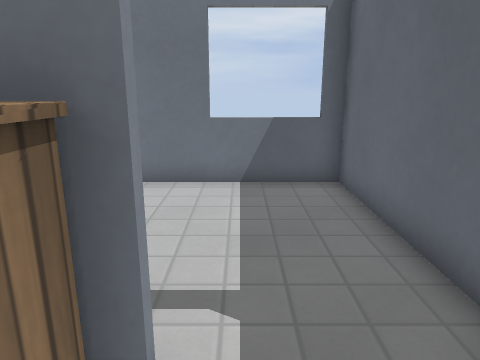
[1] (above)

20 first-person views from a walk through a 3-D level made in the Godot game engine. The camera is 1.2 m above the floor, tilts 14° down and sees 70° across. The floor is counted in squares, 0.5 m on a side. Each view is taken from the middle of a square. On the plan, view 1 faces up. The plan holds only what a view shows up to about 20 squares ahead; the rest is blank. The place goes on beyond the plan. Surface patterns are stand-ins for the level's own textures.

[2]
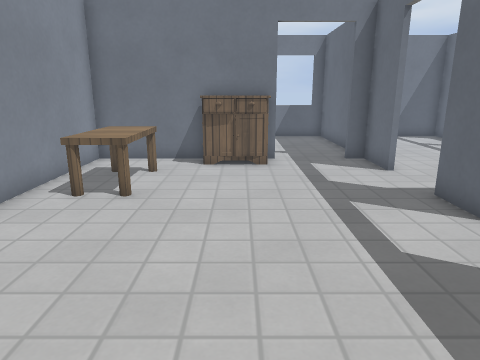

[3]
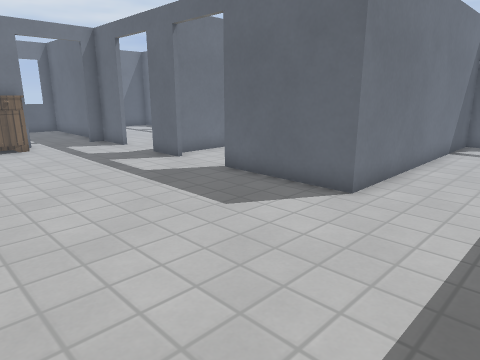

[4]
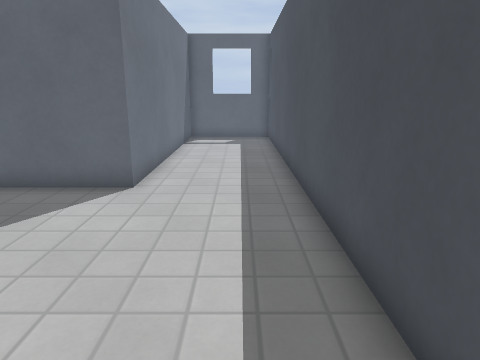

[5]
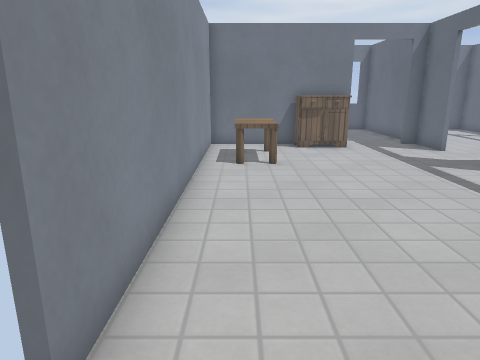

[6]
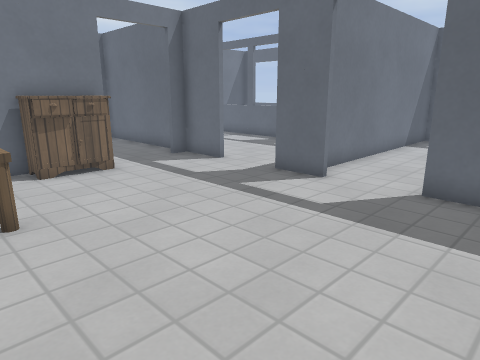

[7]
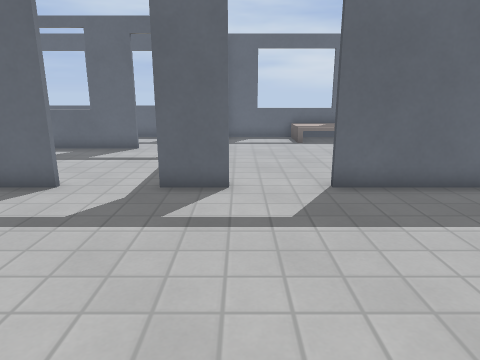

[8]
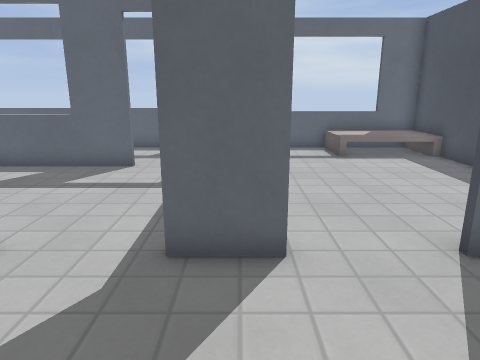

[9]
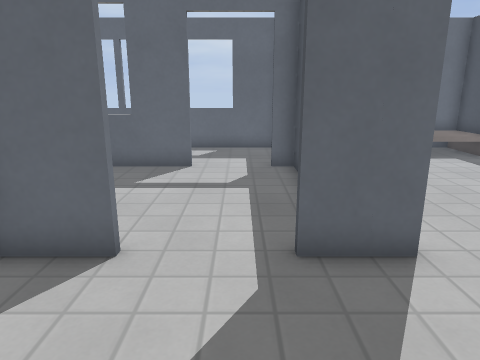

[10]
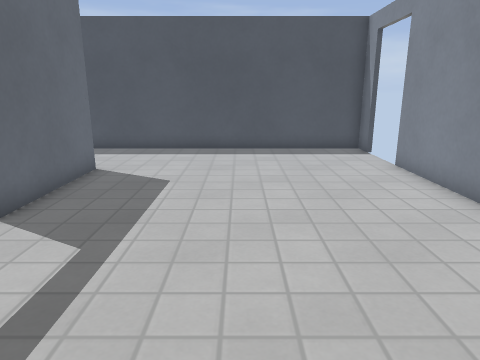

[11]
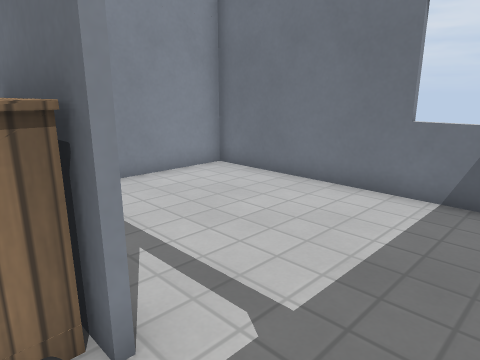

[12]
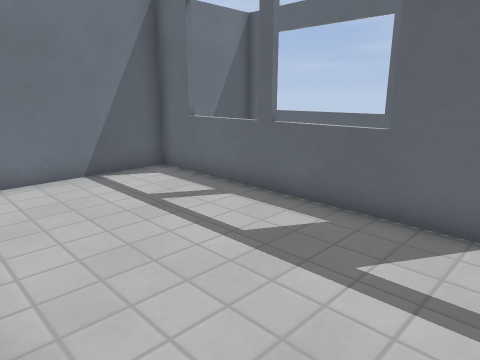

[13]
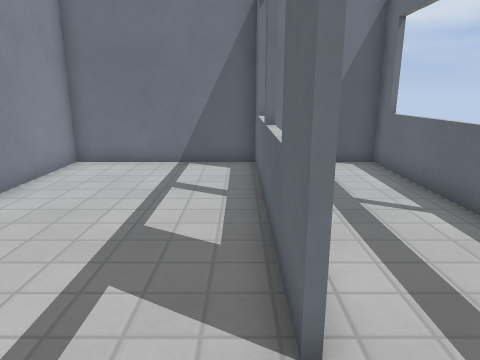

[14]
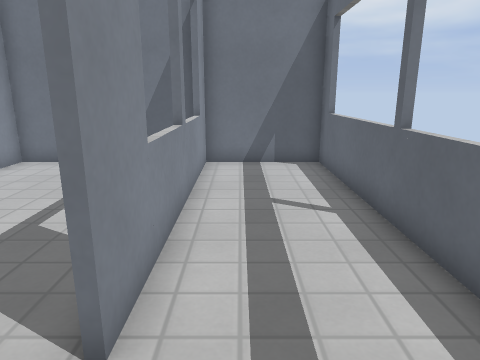

[15]
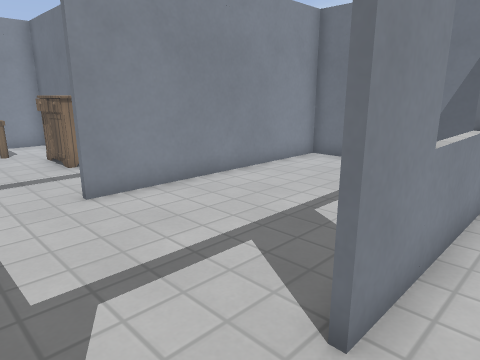

[16]
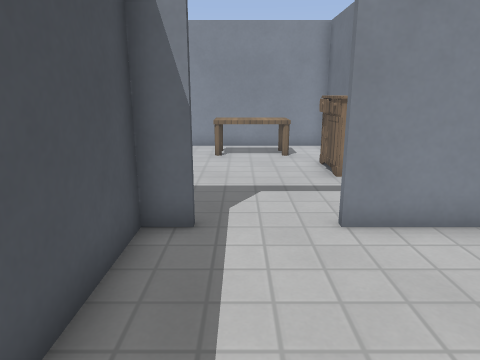

[17]
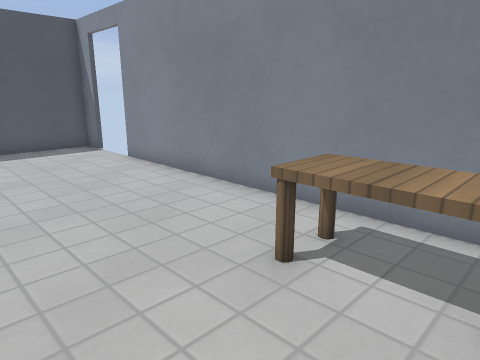

[18]
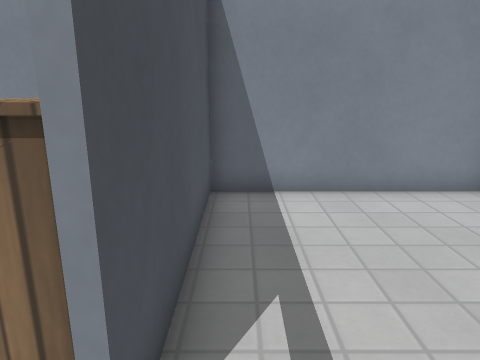

[19]
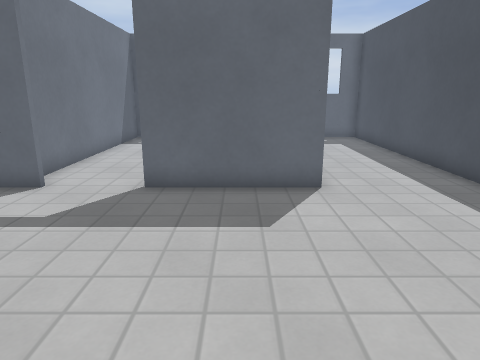

[20]
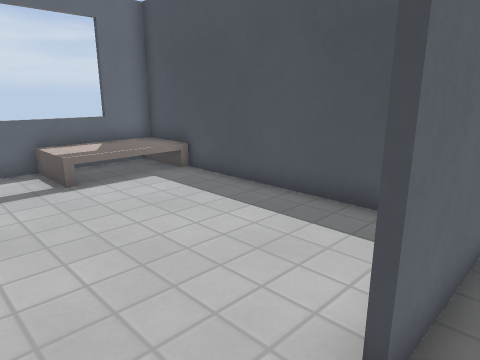

### Floor plan
Ten units are one square. View 1 is at (0, 0); x grows to the right and y downward. Boxes are objects, and circles mark ways between rooms. Rooms are numbered by the first view taken in them; rooms with no view inside come last. Other rooms are left out.
<svg viewBox="-85 -99 229 270">
<path fill="none" stroke="#000" d="M28 48 28 28M28 1 28 -21M-74 155 -74 166 139 166 139 122M-6 -21 -74 -21 -74 129M115 122 28 122 28 74M96 4 96 -94 30 -94 30 1M30 28 30 38 69 38M86 38 96 38 96 30M139 35 139 -94 98 -94 98 4M28 -32 28 -94 -74 -94 -74 -23 -6 -23M28 -21 20 -21M48 120 115 120M139 79 139 41 34 41M139 120 139 103"/>
<rect x="-65" y="-5" width="20" height="40" fill="#bbb"><title>table</title></rect>
<rect x="-35" y="-15" width="30" height="10" fill="#bbb"><title>cabinet</title></rect>
<rect x="115" y="115" width="20" height="10" fill="#bbb"><title>other object</title></rect>
<circle cx="30" cy="15" r="3" fill="#2a7"/>
<circle cx="10" cy="-20" r="3" fill="#2a7"/>
<circle cx="30" cy="60" r="3" fill="#2a7"/>
<circle cx="100" cy="20" r="3" fill="#2a7"/>
<text x="0" y="90">1</text>
<text x="60" y="-20">2</text>
<text x="120" y="-20">3</text>
<text x="-20" y="-50">4</text>
<text x="80" y="80">5</text>
</svg>
Room 1 opens to room 2. Room 1 opens to room 4. Room 1 opens to room 5. Room 2 opens to room 3.

Where each view was taken, in squares from view 1:
view 1: 0 up, 0 right, facing up
view 2: 11 down, 2 left, facing up
view 3: 16 down, 5 left, facing up-right
view 4: 15 down, 6 left, facing right
view 5: 15 down, 6 left, facing up
view 6: 10 down, 6 left, facing up-right
view 7: 5 down, 6 left, facing right
view 8: 4 down, 2 left, facing right
view 9: 2 down, 2 left, facing right
view 10: 1 down, 2 left, facing down
view 11: 1 up, 2 right, facing up-left
view 12: 1 down, 3 right, facing up-right
view 13: 3 down, 9 right, facing up
view 14: 3 down, 11 right, facing up
view 15: 3 down, 11 right, facing up-left
view 16: 2 down, 9 right, facing left
view 17: 0 up, 1 left, facing down-left
view 18: 3 up, 1 right, facing left
view 19: 10 down, 6 left, facing right
view 20: 5 down, 2 right, facing down-right
